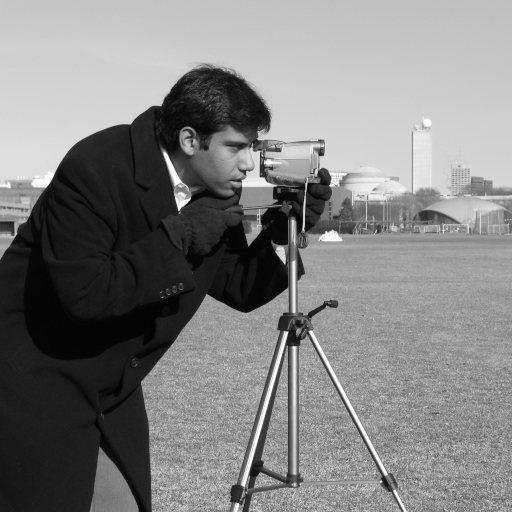
#> input picture skimage.data.camera(), 512 x 512 px
$ jupyter execute --allow-errors opti_corr.ipynb   (shell and % lines are left out)
#> lines starting #> are read from the running program, lines starting #| are printed output that depends on the picture
[cell 1]
import numpy as np
import matplotlib.pylab as plt
from scipy.fft import fftn, ifftn
from scipy.fft import fftshift, fftfreq
from scipy.signal.windows import blackman
#from skimage.feature import register_translation as skimage_phase_cross_correlation
from skimage.registration import phase_cross_correlation as skimage_phase_cross_correlation

import skimage
from scipy.interpolate import interp2d
#from scipy.ndimage import gaussian_filter

from scipy.optimize import minimize

# Registration using optimisation

Balci, Murat, et Hassan Foroosh. « Subpixel Registration Directly from the Phase Difference ». EURASIP Journal on Advances in Signal Processing 2006, nᵒ 1 (décembre 2006). https://doi.org/10.1155/ASP/2006/60796.

[cell 2]
# ================
#  Generate data
# ================

# Pentagon aerial photo
# http://sipi.usc.edu/database/database.php?volume=aerials&image=37#top
image = skimage.data.camera()
#> image is the input picture: shape (512, 512); min 0, max 255, mean 129.1
image = skimage.io.imread('pentagon_1024.tiff')
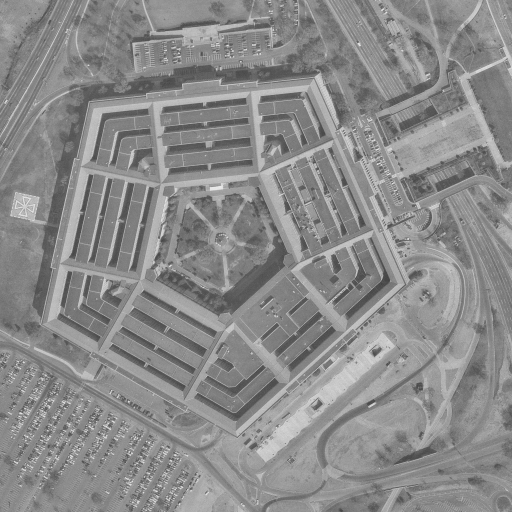
#> input picture toy_models/pentagon_1024.tiff, 1024 x 1024 px (shown at 1/2 size)
#> image is the input picture: shape (1024, 1024); min 46, max 245, mean 138.5
image = skimage.exposure.rescale_intensity(image)
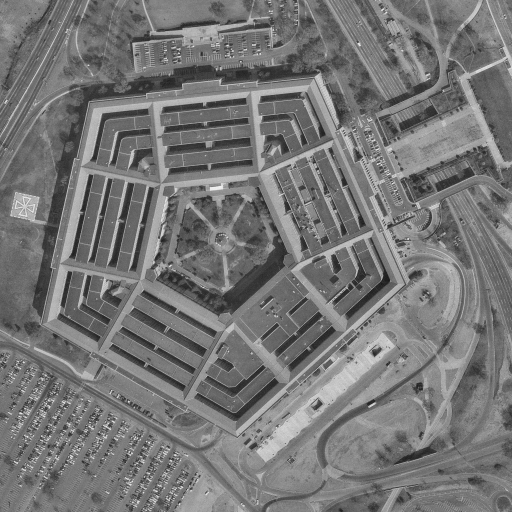
#> image: shape (1024, 1024) (shown at 1/2 size); min 0, max 255, mean 118
#image = gaussian_filter(image, sigma=5)
plt.imshow(image);

[cell 3]
# [14 lines of commented-out code are left out]

[cell 4]
# FFT shift interpolation
def fft_translate(A, dy, dx):
    a = fftn(A)
    kx = fftfreq(A.shape[0])
    ky = fftfreq(A.shape[1])
    k_xy = np.meshgrid(kx, ky, indexing='ij')

    b = a*np.exp(-1j*2*np.pi*(dx*k_xy[0] + dy*k_xy[1]))

    B = np.abs( ifftn(b) )
    return B

[cell 5]
# test
A = np.zeros((5, 8))
A[3, 5] = 1

B = fft_translate(A, -2, -1)

plt.figure(figsize=(3, 3));
plt.pcolormesh(A)
plt.figure(figsize=(3, 3));
plt.pcolormesh(B)
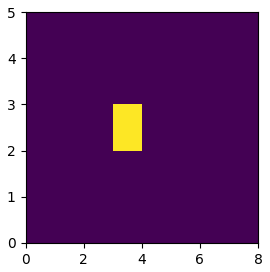
#> figure drawn by matplotlib, 1 panel

[cell 6]
from skimage.transform import rotate

[cell 7]
# Translate & Crop

dx, dy = 4.32, 0.35#5.4, 6.6

x, y = 580, 668
Lx, Ly = 60, 40
A = image[y:y+Ly, x:x+Lx]
B = rotate(image, 13, center=(x+Lx/2, y+Ly/2))
B = fft_translate(B, dx, dy)[y:y+Ly, x:x+Lx]
#> call 2 of fft_translate, with dy = 4.32, dx = 0.35
#> in fft_translate (call 2), `B = np.abs( ifftn(b) )`:
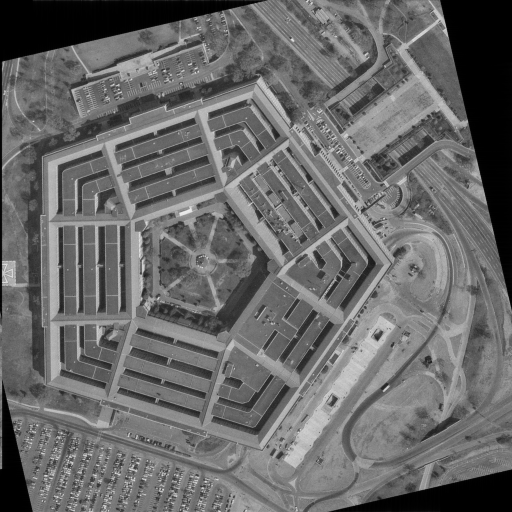
#> B: shape (1024, 1024) float64 (shown at 1/2 size); min 9.2e-07, max 1.02, mean 0.417; drawn with min black and max white
#> B: shape (40, 60) float64
B += 0.005*np.random.randn(*B.shape)
plt.imshow(A);

[cell 8]
plt.imshow(B);

[cell 9]
def phase_cross_correlation(A, B, upsamplefactor=1, phase=True):

    if phase:
        u = blackman(A.shape[0])
        v = blackman(A.shape[1])
        window = u[:, np.newaxis] * v[np.newaxis, :]
    else:
        window = 1

    a, b = fftn(A * window), fftn(B * window)

    ab = a * b.conj()
    if phase:
        ab = ab / np.abs(ab)
    phase_corr = ifftn(fftshift(ab),
                       s=upsamplefactor*np.array(ab.shape))
    phase_corr = np.abs( fftshift(phase_corr) )

    dx_span = fftshift( fftfreq(phase_corr.shape[1]) )*A.shape[1]
    dy_span = fftshift( fftfreq(phase_corr.shape[0]) )*A.shape[0]

    return dx_span, dy_span, phase_corr

[cell 10]
plt.pcolormesh(*phase_cross_correlation(A, B, upsamplefactor=10, phase=False))
#> in phase_cross_correlation, `phase_corr = np.abs( fftshift(phase_corr) )`:
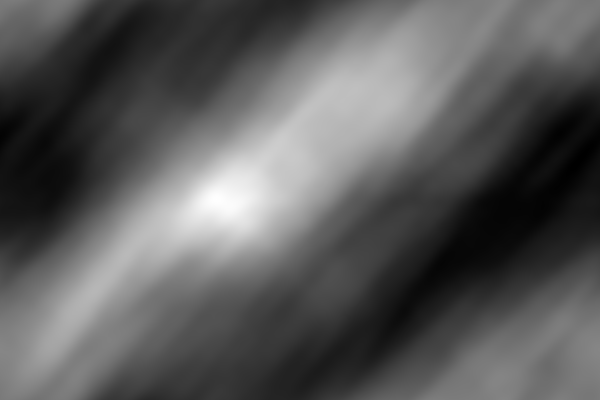
#> phase_corr: shape (400, 600) float64; min 731.2, max 785.5, mean 750.7; drawn with min black and max white
plt.colorbar()
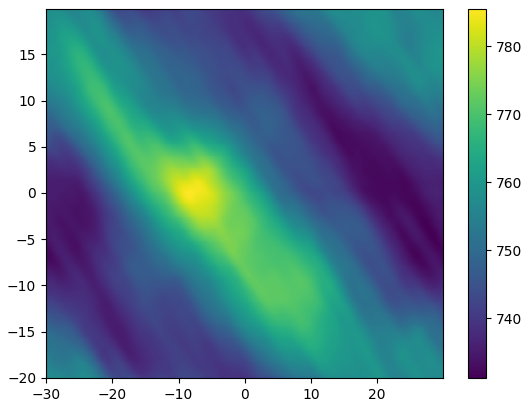
#> figure drawn by matplotlib, 2 panels

[cell 11]
def dft_tensordot(data, yx):
    im2pi = 1j * 2 * np.pi
    y, x = yx
    yky = np.exp( im2pi * y * fftfreq(data.shape[0]) )
    xkx = np.exp( im2pi * x * fftfreq(data.shape[1]) )

    data = np.tensordot(xkx, data, axes=(0, -1))
    data = np.tensordot(yky, data, axes=(0, -1))
    return data


def grad_dft(data, yx):
    im2pi = 1j * 2 * np.pi
    y, x = yx
    kx = im2pi * fftfreq(data.shape[1])
    ky = im2pi * fftfreq(data.shape[0])

    exp_kx = np.exp(x * kx)
    exp_ky = np.exp(y * ky)

    gradx = np.tensordot(exp_kx * kx, data, axes=(0, -1))
    gradx = np.tensordot(exp_ky, gradx, axes=(0, -1))

    grady = np.tensordot(exp_kx, data, axes=(0, -1))
    grady = np.tensordot(exp_ky * ky, grady, axes=(0, -1))

    return np.array([grady, gradx])

# Verif. custom_dft
zoom_factor = 1
#y_span = np.linspace(-A.shape[0]/zoom_factor - dy, +A.shape[0]/zoom_factor - dy, 45)
#x_span = np.linspace(-A.shape[1]/zoom_factor - dx, +A.shape[1]/zoom_factor - dx, 54)

y_span = np.arange(A.shape[0])
#> y_span = 40 values from 0 to 39
x_span = np.arange(A.shape[1])
#> x_span = 60 values from 0 to 59

x_grid, y_grid = np.meshgrid(x_span, y_span)
x_flat, y_flat = x_grid.flatten(), y_grid.flatten()
#> y_flat = 2400 values from 0 to 39
xy = np.vstack([y_flat, x_flat]).T

a = fftn(A)
dft = np.array( [np.real( dft_tensordot(a, xy_i) ) for xy_i in xy] )
#> dft = 2400 values, max 496800 at index 1230, min 60000 at index 597, mean 215048
dft = dft.reshape(x_grid.shape)
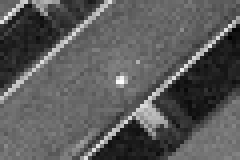
#> dft: shape (40, 60) float64 (shown 4 times larger); min 60000, max 496800, mean 215048; drawn with min black and max white

plt.figure(figsize=(6, 6))
plt.pcolormesh(x_span, y_span, dft); plt.axis('equal');
plt.colorbar();
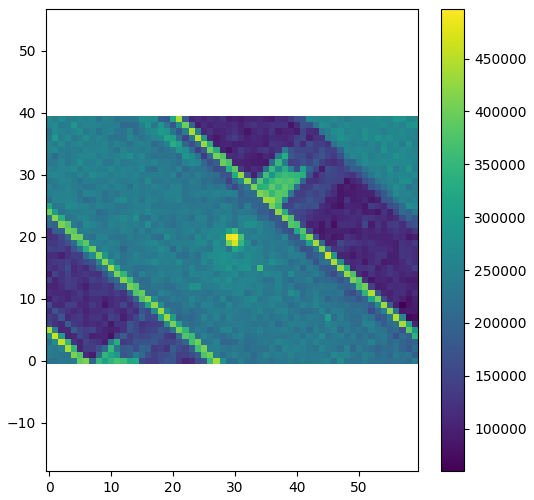
#> figure drawn by matplotlib, 2 panels

[cell 12]
def phase_cross_correlation_optim(A, B):
    phase = True
    upsamplefactor = 1

    if phase:
            u = blackman(A.shape[0])
            v = blackman(A.shape[1])
            window = u[:, np.newaxis] * v[np.newaxis, :]
    else:
        window = 1

    a, b = fftn(A * window), fftn(B * window)

    ab = a * b.conj()
    if phase:
        ab = ab / np.abs(ab)

    phase_corr = ifftn(fftshift(ab),
                       s=upsamplefactor*np.array(ab.shape))
    phase_corr = np.abs( fftshift(phase_corr) )

    dx_span = fftshift( fftfreq(phase_corr.shape[1]) )*A.shape[1]
    dy_span = fftshift( fftfreq(phase_corr.shape[0]) )*A.shape[0]

    # argmax
    argmax_idx = np.unravel_index(np.argmax(phase_corr), phase_corr.shape)
    argmax = dy_span[argmax_idx[0]], dx_span[argmax_idx[1]]
    #print(f"{argmax}")

    def cost(xy, ab):
        return -np.abs(dft_tensordot(ab, xy))

    def jac(xy, ab):
        return -np.real(grad_dft(ab, xy))

    res = minimize(cost, argmax, args=(ab, ), method='BFGS', tol=1e-3)#, jac=jac)
    return res.x, res.hess_inv, res

[cell 13]
# cross_corr
plt.figure(figsize=(6, 6))
#plt.pcolormesh(dx_span, dy_span, cross_corr, shading='flat');
#> (the rest of this cell did not finish here and is left out)

#> call 2 of phase_cross_correlation, with upsamplefactor = 10, phase = True
#> in phase_cross_correlation (call 2), `phase_corr = np.abs( fftshift(phase_corr) )`:
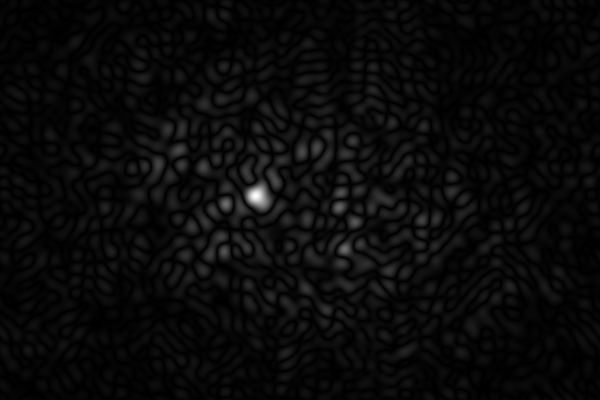
#> phase_corr: shape (400, 600) float64; min 3.85e-08, max 0.00334, mean 0.000136; drawn with min black and max white
plt.axis('equal')
plt.title('cross_corr a x b'); plt.colorbar();

# Verif  phase_cross_correlation
shifts, _, _ = skimage_phase_cross_correlation(A, B, upsample_factor=5)
print(shifts)

plt.plot(*shifts[::-1], '+m', label='skimage');
plt.plot(*res.x[::-1], 'dg', label='opti');
plt.plot(*argmax[::-1], 'xr', label='argmax');
plt.plot(-dx, -dy, 'sw', markersize=3, label='True', alpha=0.7);

plt.legend();plt.axvline(x=0, linestyle='--', color='white', alpha=0.5);
plt.axhline(y=0, linestyle='--', color='white', alpha=0.5);

zoom_factor = 20
plt.ylim([-A.shape[0]/zoom_factor - dy, +A.shape[0]/zoom_factor - dy ]);
plt.xlim([-A.shape[1]/zoom_factor - dx, +A.shape[1]/zoom_factor - dx]);

[cell 14]
# Verif. custom_dft
zoom_factor = 15
#> zoom_factor = 15
y_span = np.linspace(-A.shape[0]/zoom_factor - dy, +A.shape[0]/zoom_factor - dy, 45)
#> y_span = 45 values from -3.02 to 2.32
x_span = np.linspace(-A.shape[1]/zoom_factor - dx, +A.shape[1]/zoom_factor - dx, 54)
#> x_span = 54 values from -8.32 to -0.32

x_grid, y_grid = np.meshgrid(x_span, y_span)
x_flat, y_flat = x_grid.flatten(), y_grid.flatten()
xy = np.vstack([y_flat, x_flat]).T

a = fftn(A)
#> (the rest of this cell did not finish here and is left out)

#> (a cell that did not finish here is left out)

[cell 16]
shifts, _, _ = skimage_phase_cross_correlation(A, B, upsample_factor=100)
#> shifts = [-0.12, -4.75]

[cell 17]
skimage_phase_cross_correlation(A, B, upsample_factor=10)
#> Out = ([-0.1, -4.8], 1, 0.0222)

[cell 18]
phase_cross_correlation_optim(A, B)
#> in phase_cross_correlation_optim, `phase_corr = np.abs( fftshift(phase_corr) )`:
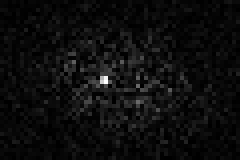
#> phase_corr: shape (40, 60) float64 (shown 4 times larger); min 7.68e-06, max 0.248, mean 0.0132; drawn with min black and max white
#> in phase_cross_correlation_optim, `argmax_idx = np.unravel_index(np.argmax(phase_corr), phase_corr.shape)`: argmax_idx = (20, 26)
#> in phase_cross_correlation_optim, `argmax = dy_span[argmax_idx[0]], dx_span[argmax_idx[1]]`: argmax = (0, -4)
#> in phase_cross_correlation_optim, `res = minimize(cost, argmax, args=(ab, ), method='BFGS', tol=1e-3)#, j..`: res = 10 items
